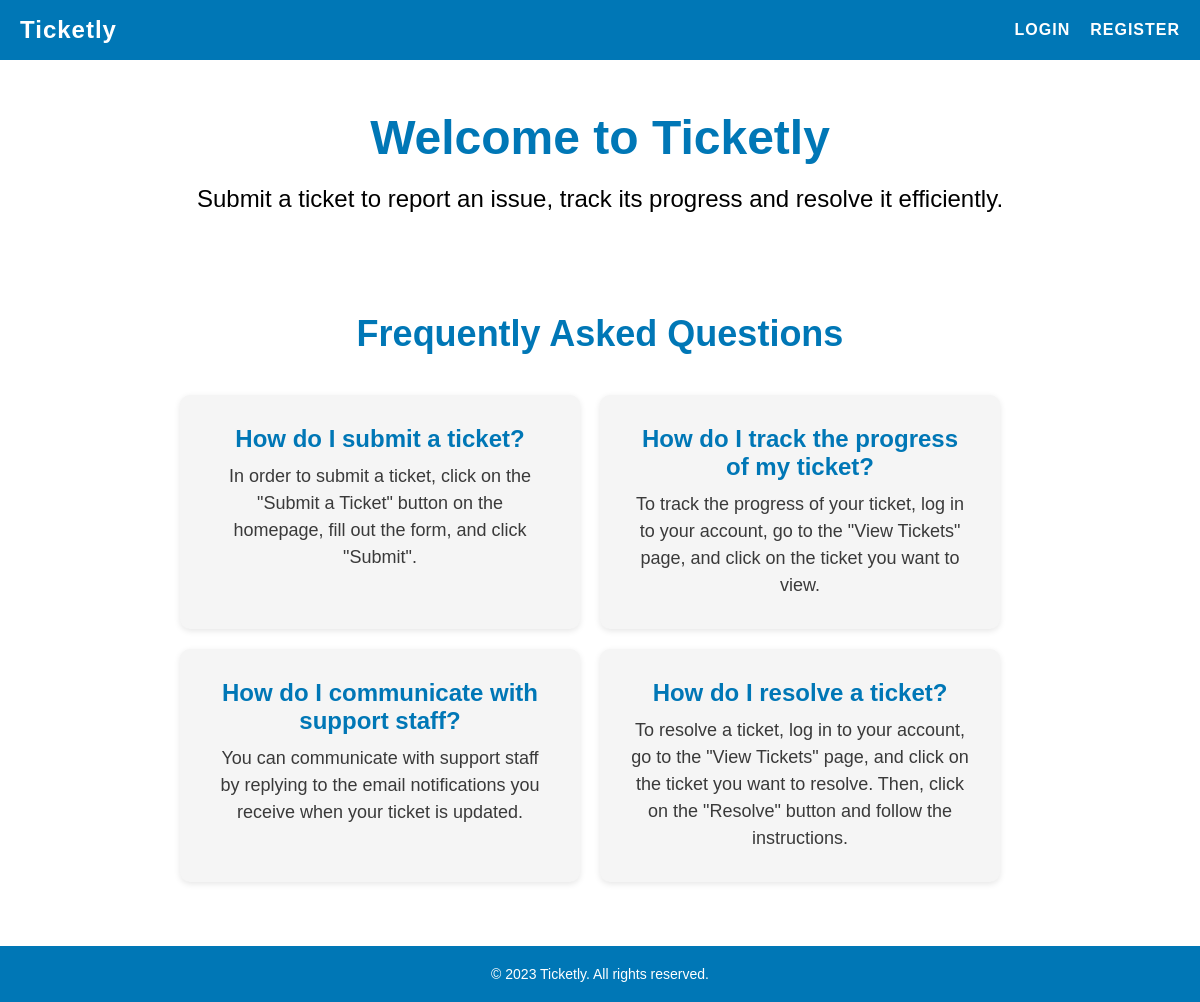
The app's page /pages/index.php, older data.
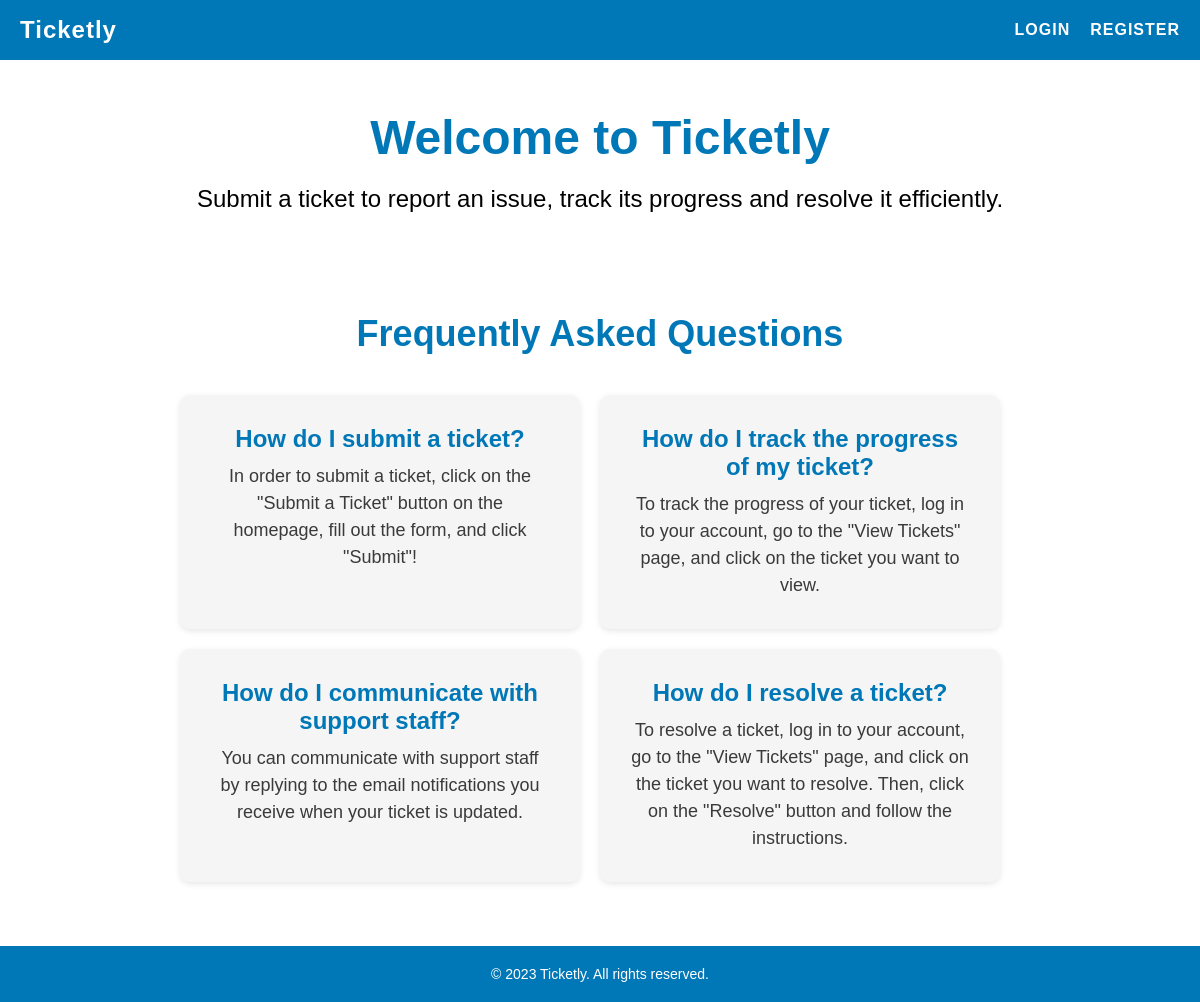
The same page, newer data.
### tables this page shows
CREATE TABLE faqs (
    id INTEGER PRIMARY KEY AUTOINCREMENT,
    question TEXT NOT NULL,
    answer TEXT NOT NULL
);

### pages/index.php (called while the page is built, shortened)
<?php
    $session = new Session();
    require_once(__DIR__ . '/../templates/index.tpl.php');
    drawIndex($session);
?>

### database/faqs.class.php (called while the page is built, shortened)
<?php
    class Faqs {
        public function __construct(?int $id, string $question, string $answer) {
            $this->question = $question;
            $this->answer = $answer;
        }
    }
    function getFaqData(PDO $db) {
        $stmt = $db->query('SELECT * FROM faqs');
        $faqs = [];
        while ($row = $stmt->fetch(PDO::FETCH_ASSOC)) {
            $id = isset($row['id']) ? (int)$row['id'] : null;
            $question = isset($row['question']) ? $row['question'] : '';
            $answer = isset($row['answer']) ? $row['answer'] : '';
            $faq = new Faqs($id, $question, $answer);
            $faqs[] = $faq;
        }
        return $faqs;
    }
?>

### templates/index.tpl.php (the view, shortened to what this page needs)
<?php function drawIndex(Session $session){
    require_once '../database/connection.db.php';
    require_once '../database/faqs.class.php';
    $db = getDatabaseConnection();
    $faqs = getFaqData($db);
    ?>
    <!DOCTYPE html>
    <html lang="en">
    <head>
        <link rel="stylesheet" href="../style/index.css">
        <link rel="stylesheet" href="../style/header.css">
    </head>
    <body>
        <header>
            <h1>Ticketly</h1>
            <nav>
                <ul>
                    <li><a href="login.php">Login</a></li>
                    <li><a href="register.php">Register</a></li>
                </ul>
            </nav>
        </header>
        <main>
            <section id="hero">
                <h2>Welcome to Ticketly</h2>
                <p>Submit a ticket to report an issue, track its progress and resolve it efficiently.</p>
            </section>
            <section id="faq">
                <h3>Frequently Asked Questions</h3>
                <ul>
                    <?php foreach ($faqs as $faq) : ?>
                        <li>
                            <h4><?php echo htmlspecialchars($faq->question); ?></h4>
                            <p><?php echo htmlspecialchars($faq->answer); ?></p>
                        </li>
                    <?php endforeach; ?>
                </ul>
            </section>
        </main>
        <?php include '../templates/footer.tpl.php'; ?>
    </body>
    </html>
<?php } ?>

Row changes from the older to the newer data that the page shows:
changed faqs "How do I submit a ticket?": answer "In order to submit a ticket, click on the \"Submit a Ticket\" button on the homepage, fill out the form, and click \"Submit\"." → "In order to submit a ticket, click on the \"Submit a Ticket\" button on the homepage, fill out the form, and click \"Submit\"!"
